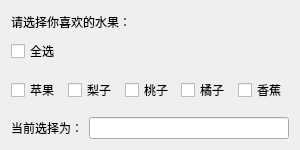
<?xml version="1.0" encoding="UTF-8"?>
<ui version="4.0">
 <class>QCheckBoxDemo</class>
 <widget class="QWidget" name="QCheckBoxDemo">
  <property name="geometry">
   <rect>
    <x>0</x>
    <y>0</y>
    <width>300</width>
    <height>150</height>
   </rect>
  </property>
  <property name="minimumSize">
   <size>
    <width>0</width>
    <height>0</height>
   </size>
  </property>
  <property name="windowTitle">
   <string>QCheckBoxDemo</string>
  </property>
  <layout class="QVBoxLayout" name="verticalLayout">
   <item>
    <widget class="QLabel" name="label_1">
     <property name="sizePolicy">
      <sizepolicy hsizetype="Preferred" vsizetype="Preferred">
       <horstretch>0</horstretch>
       <verstretch>0</verstretch>
      </sizepolicy>
     </property>
     <property name="text">
      <string>请选择你喜欢的水果：</string>
     </property>
    </widget>
   </item>
   <item>
    <widget class="QCheckBox" name="ckbox_All">
     <property name="sizePolicy">
      <sizepolicy hsizetype="Minimum" vsizetype="Preferred">
       <horstretch>0</horstretch>
       <verstretch>0</verstretch>
      </sizepolicy>
     </property>
     <property name="text">
      <string>全选</string>
     </property>
    </widget>
   </item>
   <item>
    <widget class="QWidget" name="wgt_Items" native="true">
     <layout class="QHBoxLayout" name="horizontalLayout">
      <property name="leftMargin">
       <number>0</number>
      </property>
      <property name="rightMargin">
       <number>0</number>
      </property>
      <item>
       <widget class="QCheckBox" name="ckbox_Apple">
        <property name="sizePolicy">
         <sizepolicy hsizetype="Minimum" vsizetype="Preferred">
          <horstretch>0</horstretch>
          <verstretch>0</verstretch>
         </sizepolicy>
        </property>
        <property name="text">
         <string>苹果</string>
        </property>
       </widget>
      </item>
      <item>
       <widget class="QCheckBox" name="ckbox_Pear">
        <property name="sizePolicy">
         <sizepolicy hsizetype="Minimum" vsizetype="Preferred">
          <horstretch>0</horstretch>
          <verstretch>0</verstretch>
         </sizepolicy>
        </property>
        <property name="text">
         <string>梨子</string>
        </property>
       </widget>
      </item>
      <item>
       <widget class="QCheckBox" name="ckbox_Peach">
        <property name="sizePolicy">
         <sizepolicy hsizetype="Minimum" vsizetype="Preferred">
          <horstretch>0</horstretch>
          <verstretch>0</verstretch>
         </sizepolicy>
        </property>
        <property name="text">
         <string>桃子</string>
        </property>
       </widget>
      </item>
      <item>
       <widget class="QCheckBox" name="ckbox_Orange">
        <property name="sizePolicy">
         <sizepolicy hsizetype="Minimum" vsizetype="Preferred">
          <horstretch>0</horstretch>
          <verstretch>0</verstretch>
         </sizepolicy>
        </property>
        <property name="text">
         <string>橘子</string>
        </property>
       </widget>
      </item>
      <item>
       <widget class="QCheckBox" name="ckbox_Banana">
        <property name="sizePolicy">
         <sizepolicy hsizetype="Minimum" vsizetype="Preferred">
          <horstretch>0</horstretch>
          <verstretch>0</verstretch>
         </sizepolicy>
        </property>
        <property name="text">
         <string>香蕉</string>
        </property>
       </widget>
      </item>
     </layout>
    </widget>
   </item>
   <item>
    <layout class="QHBoxLayout" name="horizontalLayout_2">
     <item>
      <widget class="QLabel" name="label_2">
       <property name="sizePolicy">
        <sizepolicy hsizetype="Preferred" vsizetype="Preferred">
         <horstretch>0</horstretch>
         <verstretch>0</verstretch>
        </sizepolicy>
       </property>
       <property name="text">
        <string>当前选择为：</string>
       </property>
      </widget>
     </item>
     <item>
      <widget class="QLineEdit" name="le_Result">
       <property name="readOnly">
        <bool>true</bool>
       </property>
      </widget>
     </item>
    </layout>
   </item>
  </layout>
 </widget>
 <resources/>
 <connections/>
</ui>
